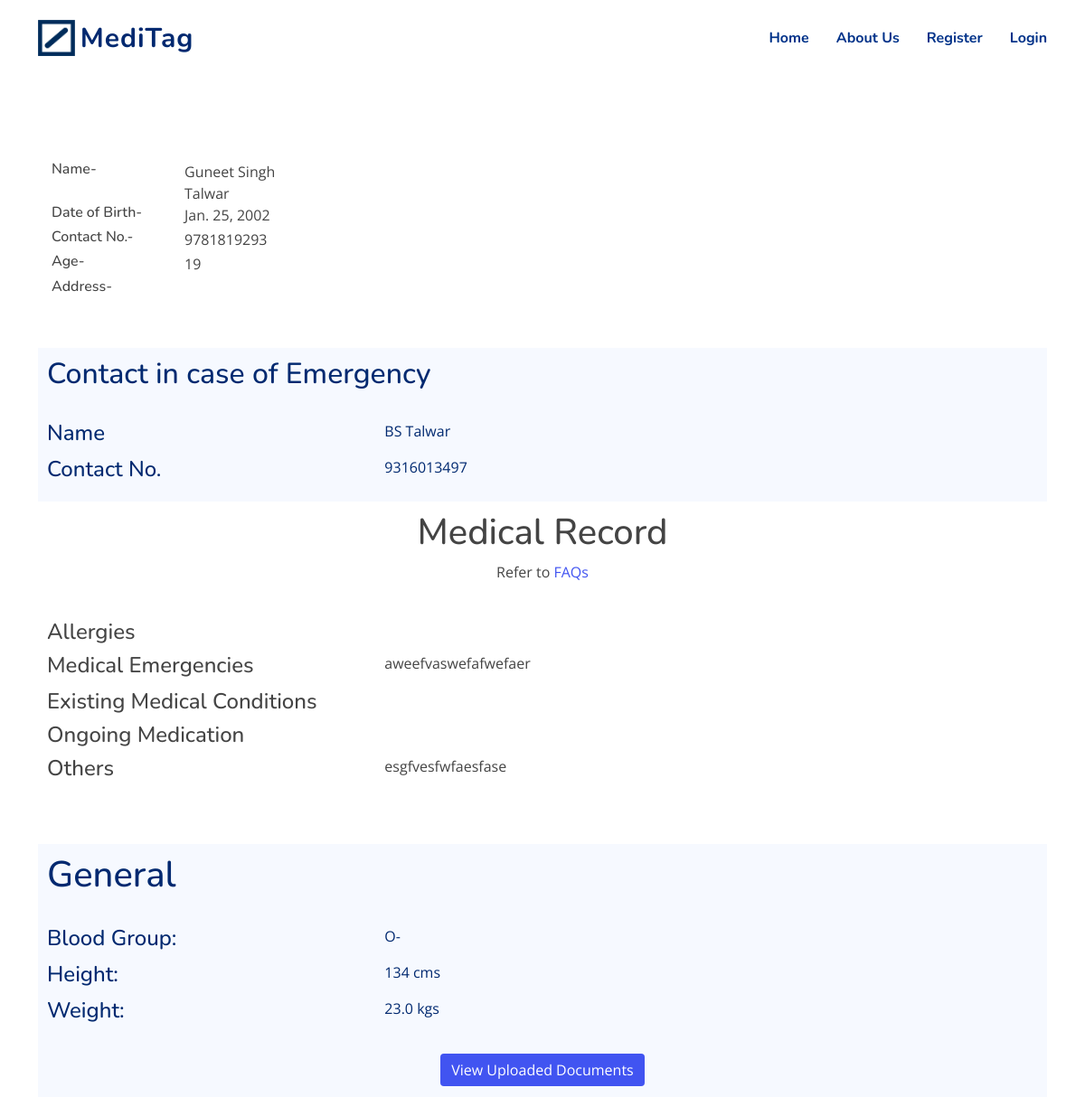
/profile/55e0b53f42fe4eabbb83f256119c6a98, run on the app's committed database.
### basic_qr/models.py (models this page shows, shortened)
class UserProfile(models.Model):
    user = models.OneToOneField(User, on_delete=models.CASCADE, null=True, blank=True)
    name = models.CharField(max_length=100, null=True)
    contact_no = models.CharField(max_length=100, null=True,unique=True)
    contact_number_in_case_of_emergency = models.CharField(max_length=100, null=True,blank=True)
    contact_name_in_case_of_emergency = models.CharField(max_length=100,null=True)
    blood_group = models.CharField(max_length=100, null=True)
    height_cms = models.IntegerField(null=True,blank=True)
    weight_kgs =models.FloatField(null=True,blank=True)
    allergies = models.TextField(null=True,blank=True)
    others = models.TextField(null=True,blank=True)
    emergencies = models.TextField(null=True,blank=True)
    existing_med_conditions = models.TextField(null=True,blank=True)
    ongoing_medication = models.TextField(null=True,blank=True)
    id = models.UUIDField(default=uuid.uuid4, unique=True,
                          primary_key=True, editable=False)
    dob = models.DateField(blank=True,null=True)
    address = models.TextField(null=True,blank=True)

### basic_qr/views.py (the view, shortened to what this page needs)
# urls.py: path('profile/<str:pk>',views.profile,name="profile"),
def profile(request,pk):
    info = UserProfile.objects.get(id=pk)
    num = ""
    allow= False
    deliver = True
    context = {
    'info':info,
    'num':num,
    'allow':allow,
    'path':"www.meditag.org" + str(request.path) ,
    'age': "pending",
    'deliver': deliver,
    }
    if(info.dob):
        context['age'] = calculate_age(info.dob)
    return render(request,"basic_qr/profile.html",context)

### basic_qr/views.py (called while the page is built)
def calculate_age(born):
    today = date.today()
    return today.year - born.year - ((today.month, today.day) < (born.month, born.day))

### templates/basic_qr/profile.html (shortened to what this page needs)
{% extends 'base.html' %} {% load qr_code %}
{% block content %}
<br/><br/>
<br/><br/>
<div class="container">
  <div class="responsive-flex">
      <div class="container-1" style="padding: 10px 15px">
        <ul style="list-style: none; padding: 0px">
          <li><div class="row"><div class="col"> <h6>Name-</h6> </div> <div class="col">{{info.name}}</div></div> </li>
          <li><div class="row"><div class="col"> <h6>Date of Birth-</h6> </div> <div class="col">{{info.dob}}</div></div> </li>
          <li><div class="row"><div class="col"> <h6>Contact No.-</h6> </div> <div class="col">{{info.contact_no}}</div></div> </li>
          <li><div class="row"><div class="col"> <h6>Age-</h6> </div> <div class="col">{{age}}</div></div> </li>
          <li><div class="row"><div class="col"> <h6>Address-</h6> </div> <div class="col">{{info.address}}</div></div> </li>
        </ul>
      </div>
        {% load static %}
  </div>
  <br />
  <div class="steps-container" style="position: relative;">
    <h2 class="text-wt">Contact in case of Emergency</h2>
    <br />
    <div class="row">
      <div class="col-4"><h4 class="text-wt">Name</h4></div>
      <div class="col-8"><p class="text-wt">{{info.contact_name_in_case_of_emergency}}</p></div>
    </div>
    <div class="row">
      <div class="col-4"><h4 class="text-wt">Contact No.</h4></div>
      <div class="col-8"><p class="text-wt">{{info.contact_number_in_case_of_emergency}}</p></div>
    </div>
  </div>
  <div style="padding: 10px">
    <h1 class="text-center">Medical Record</h1>
    <p class="text-center">Refer to <a href="{% url 'basic_qr:landing'  %}#faq" target="_blank" rel="noopener noreferrer" >FAQs</a></p>
    <br />
    <div class="row">
      <div class="col-4">
        <h4 class="card-title">Allergies</h4>
      </div>
      <div class="col-8">
      </div>
    </div>
    <div class="row">
      <div class="col-4">
        <h4 class="card-title">Medical Emergencies</h4>
      </div>
      <div class="col-8">
        <p style="word-break:break-all">{{ info.emergencies }}</p>
      </div>
    </div>
    <div class="row">
      <div class="col-4">
        <h4 class="card-title">Existing Medical Conditions</h4>
      </div>
      <div class="col-8">
      </div>
    </div>
    <div class="row">
      <div class="col-4"><h4 class="card-title">Ongoing Medication</h4></div>
      <div class="col-8"><p style="word-break:break-all">{{ info.ongoing_medication }}</p></div>
    </div>
  <div class="row">
    <div class="col-4"><h4 class="card-title">Others</h4></div>
    <div class="col-8"><p style="word-break:break-all">{{ info.others }}</p></div>
  </div>
  </div>
  <br /><br />
  <div class="common-container">
    <h1 class="text-wt">General</h1>
    <br />
    <div class="row">
      <div class="col-4"><h4 class="text-wt">Blood Group:</h4></div>
      <div class="col-8"><p class="text-wt">{{info.blood_group}}</p></div>
    </div>
    <div class="row">
      <div class="col-4"><h4 class="text-wt">Height:</h4></div>
      <div class="col-8"><p class="text-wt">{{info.height_cms}} cms</p></div>
    </div>
    <div class="row">
      <div class="col-4"><h4 class="text-wt">Weight:</h4></div>
      <div class="col-8"><p class="text-wt">{{info.weight_kgs}} kgs</p></div>
    </div>
  </div>
<div class="common-container text-center">
        <a href="{% url 'basic_qr:display-documents' info.id %}" class="btn btn-primary"> View Uploaded Documents</a>
      </div>
</div>
{% endblock %}

### static/assets/css/style.css (style rules this page uses)
:root { scroll-behavior: smooth; }
body { font-family: "Open Sans", sans-serif; color: #444444; }
a { color: #4154f1; text-decoration: none; }
h1, h2, h3, h4, h5, h6 { font-family: "Nunito", sans-serif; }

### templates/base.html (style rules this page uses)
.btn-primary, .btn-primary:hover, .btn-primary:active, .btn-primary:visited { background-color: #4154f1 !important; border:none !important; margin:2px !important; }

### templates/basic_qr/profile.html (style rules this page uses)
.steps-container { background-color: #f6f9ff; width: 100%; height: auto; padding: 10px; }
.text-wt { color: #012970; }
.responsive-flex { display: flex; }
.common-container { background-color: #f6f9ff; width: 100%; height: auto; padding: 10px; }
.container-1 { width: 25vw; }

### data on the page
UserProfile: name "Guneet Singh Talwar", dob "Jan. 25, 2002", contact_no "9781819293", contact_name_in_case_of_emergency "BS Talwar", contact_number_in_case_of_emergency "9316013497", emergencies "aweefvaswefafwefaer", others "esgfvesfwfaesfase", blood_group "O-", height_cms "134", weight_kgs "23.0"

### other printed values
{{ age }} "19"
